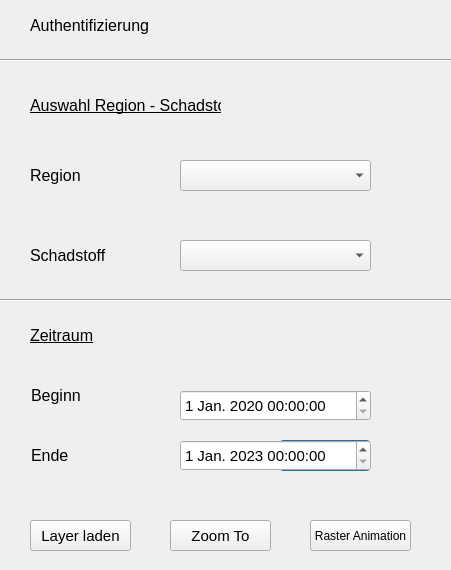
<?xml version="1.0" encoding="UTF-8"?>
<ui version="4.0">
 <class>SauberViewerDialogBase</class>
 <widget class="QDialog" name="SauberViewerDialogBase">
  <property name="geometry">
   <rect>
    <x>0</x>
    <y>0</y>
    <width>451</width>
    <height>570</height>
   </rect>
  </property>
  <property name="windowTitle">
   <string>SAUBER Raster Viewer</string>
  </property>
  <property name="locale">
   <locale language="German" country="Germany"/>
  </property>
  <widget class="QPushButton" name="get_data_btn">
   <property name="geometry">
    <rect>
     <x>280</x>
     <y>440</y>
     <width>90</width>
     <height>31</height>
    </rect>
   </property>
   <property name="sizePolicy">
    <sizepolicy hsizetype="Minimum" vsizetype="Minimum">
     <horstretch>0</horstretch>
     <verstretch>0</verstretch>
    </sizepolicy>
   </property>
   <property name="font">
    <font>
     <pointsize>10</pointsize>
    </font>
   </property>
   <property name="text">
    <string>Daten laden</string>
   </property>
  </widget>
  <widget class="QPushButton" name="show_tempctl_btn">
   <property name="geometry">
    <rect>
     <x>310</x>
     <y>520</y>
     <width>101</width>
     <height>31</height>
    </rect>
   </property>
   <property name="text">
    <string>Raster Animation</string>
   </property>
  </widget>
  <widget class="QgsAuthConfigSelect" name="mAuthConfigSelect">
   <property name="geometry">
    <rect>
     <x>170</x>
     <y>20</y>
     <width>201</width>
     <height>41</height>
    </rect>
   </property>
   <property name="minimumSize">
    <size>
     <width>0</width>
     <height>41</height>
    </size>
   </property>
   <property name="locale">
    <locale language="German" country="Germany"/>
   </property>
  </widget>
  <widget class="QLabel" name="label_9">
   <property name="geometry">
    <rect>
     <x>30</x>
     <y>90</y>
     <width>191</width>
     <height>31</height>
    </rect>
   </property>
   <property name="sizePolicy">
    <sizepolicy hsizetype="Minimum" vsizetype="Preferred">
     <horstretch>0</horstretch>
     <verstretch>0</verstretch>
    </sizepolicy>
   </property>
   <property name="font">
    <font>
     <pointsize>12</pointsize>
     <underline>true</underline>
    </font>
   </property>
   <property name="text">
    <string>Auswahl Region - Schadstoff</string>
   </property>
  </widget>
  <widget class="QComboBox" name="box_raster_pollutant">
   <property name="geometry">
    <rect>
     <x>180</x>
     <y>240</y>
     <width>191</width>
     <height>31</height>
    </rect>
   </property>
   <property name="sizePolicy">
    <sizepolicy hsizetype="Minimum" vsizetype="Minimum">
     <horstretch>0</horstretch>
     <verstretch>0</verstretch>
    </sizepolicy>
   </property>
   <property name="font">
    <font>
     <pointsize>11</pointsize>
    </font>
   </property>
   <property name="cursor">
    <cursorShape>PointingHandCursor</cursorShape>
   </property>
  </widget>
  <widget class="QLabel" name="label_3">
   <property name="geometry">
    <rect>
     <x>30</x>
     <y>160</y>
     <width>101</width>
     <height>31</height>
    </rect>
   </property>
   <property name="font">
    <font>
     <pointsize>12</pointsize>
    </font>
   </property>
   <property name="text">
    <string>Region</string>
   </property>
  </widget>
  <widget class="QLabel" name="label_4">
   <property name="geometry">
    <rect>
     <x>30</x>
     <y>240</y>
     <width>101</width>
     <height>31</height>
    </rect>
   </property>
   <property name="font">
    <font>
     <pointsize>12</pointsize>
    </font>
   </property>
   <property name="text">
    <string>Schadstoff</string>
   </property>
  </widget>
  <widget class="QComboBox" name="box_region">
   <property name="geometry">
    <rect>
     <x>180</x>
     <y>160</y>
     <width>191</width>
     <height>31</height>
    </rect>
   </property>
   <property name="sizePolicy">
    <sizepolicy hsizetype="Minimum" vsizetype="Minimum">
     <horstretch>0</horstretch>
     <verstretch>0</verstretch>
    </sizepolicy>
   </property>
   <property name="font">
    <font>
     <pointsize>11</pointsize>
    </font>
   </property>
   <property name="cursor">
    <cursorShape>PointingHandCursor</cursorShape>
   </property>
  </widget>
  <widget class="QPushButton" name="zoom_to_raster">
   <property name="geometry">
    <rect>
     <x>170</x>
     <y>520</y>
     <width>101</width>
     <height>31</height>
    </rect>
   </property>
   <property name="sizePolicy">
    <sizepolicy hsizetype="Minimum" vsizetype="Minimum">
     <horstretch>0</horstretch>
     <verstretch>0</verstretch>
    </sizepolicy>
   </property>
   <property name="font">
    <font>
     <pointsize>11</pointsize>
    </font>
   </property>
   <property name="cursor">
    <cursorShape>PointingHandCursor</cursorShape>
   </property>
   <property name="text">
    <string>Zoom To</string>
   </property>
  </widget>
  <widget class="QPushButton" name="load_raster_layer_btn">
   <property name="geometry">
    <rect>
     <x>30</x>
     <y>520</y>
     <width>101</width>
     <height>31</height>
    </rect>
   </property>
   <property name="sizePolicy">
    <sizepolicy hsizetype="Minimum" vsizetype="Minimum">
     <horstretch>0</horstretch>
     <verstretch>0</verstretch>
    </sizepolicy>
   </property>
   <property name="font">
    <font>
     <pointsize>11</pointsize>
    </font>
   </property>
   <property name="cursor">
    <cursorShape>PointingHandCursor</cursorShape>
   </property>
   <property name="text">
    <string>Layer laden</string>
   </property>
  </widget>
  <widget class="QDateTimeEdit" name="start_date_btn">
   <property name="geometry">
    <rect>
     <x>180</x>
     <y>390</y>
     <width>191</width>
     <height>31</height>
    </rect>
   </property>
   <property name="sizePolicy">
    <sizepolicy hsizetype="Minimum" vsizetype="Minimum">
     <horstretch>0</horstretch>
     <verstretch>0</verstretch>
    </sizepolicy>
   </property>
   <property name="font">
    <font>
     <pointsize>11</pointsize>
    </font>
   </property>
   <property name="cursor">
    <cursorShape>PointingHandCursor</cursorShape>
   </property>
   <property name="dateTime">
    <datetime>
     <hour>0</hour>
     <minute>0</minute>
     <second>0</second>
     <year>2020</year>
     <month>1</month>
     <day>1</day>
    </datetime>
   </property>
   <property name="minimumDate">
    <date>
     <year>2020</year>
     <month>1</month>
     <day>1</day>
    </date>
   </property>
   <property name="calendarPopup">
    <bool>false</bool>
   </property>
  </widget>
  <widget class="QDateTimeEdit" name="end_date_btn">
   <property name="geometry">
    <rect>
     <x>180</x>
     <y>440</y>
     <width>191</width>
     <height>31</height>
    </rect>
   </property>
   <property name="sizePolicy">
    <sizepolicy hsizetype="Minimum" vsizetype="Minimum">
     <horstretch>0</horstretch>
     <verstretch>0</verstretch>
    </sizepolicy>
   </property>
   <property name="font">
    <font>
     <pointsize>11</pointsize>
    </font>
   </property>
   <property name="cursor">
    <cursorShape>PointingHandCursor</cursorShape>
   </property>
   <property name="dateTime">
    <datetime>
     <hour>0</hour>
     <minute>0</minute>
     <second>0</second>
     <year>2023</year>
     <month>1</month>
     <day>1</day>
    </datetime>
   </property>
   <property name="minimumDateTime">
    <datetime>
     <hour>0</hour>
     <minute>0</minute>
     <second>0</second>
     <year>2020</year>
     <month>1</month>
     <day>1</day>
    </datetime>
   </property>
  </widget>
  <widget class="QLabel" name="label_6">
   <property name="geometry">
    <rect>
     <x>31</x>
     <y>440</y>
     <width>111</width>
     <height>31</height>
    </rect>
   </property>
   <property name="font">
    <font>
     <pointsize>12</pointsize>
    </font>
   </property>
   <property name="text">
    <string>Ende</string>
   </property>
  </widget>
  <widget class="QLabel" name="label_5">
   <property name="geometry">
    <rect>
     <x>31</x>
     <y>380</y>
     <width>111</width>
     <height>31</height>
    </rect>
   </property>
   <property name="font">
    <font>
     <pointsize>12</pointsize>
    </font>
   </property>
   <property name="text">
    <string>Beginn</string>
   </property>
  </widget>
  <widget class="Line" name="line_3">
   <property name="geometry">
    <rect>
     <x>0</x>
     <y>50</y>
     <width>980</width>
     <height>20</height>
    </rect>
   </property>
   <property name="orientation">
    <enum>Qt::Horizontal</enum>
   </property>
  </widget>
  <widget class="QLabel" name="label_10">
   <property name="geometry">
    <rect>
     <x>30</x>
     <y>10</y>
     <width>191</width>
     <height>31</height>
    </rect>
   </property>
   <property name="sizePolicy">
    <sizepolicy hsizetype="Minimum" vsizetype="Preferred">
     <horstretch>0</horstretch>
     <verstretch>0</verstretch>
    </sizepolicy>
   </property>
   <property name="font">
    <font>
     <pointsize>12</pointsize>
    </font>
   </property>
   <property name="text">
    <string>Authentifizierung</string>
   </property>
  </widget>
  <widget class="Line" name="line_4">
   <property name="geometry">
    <rect>
     <x>0</x>
     <y>290</y>
     <width>980</width>
     <height>20</height>
    </rect>
   </property>
   <property name="orientation">
    <enum>Qt::Horizontal</enum>
   </property>
  </widget>
  <widget class="QLabel" name="label_11">
   <property name="geometry">
    <rect>
     <x>30</x>
     <y>320</y>
     <width>191</width>
     <height>31</height>
    </rect>
   </property>
   <property name="sizePolicy">
    <sizepolicy hsizetype="Minimum" vsizetype="Preferred">
     <horstretch>0</horstretch>
     <verstretch>0</verstretch>
    </sizepolicy>
   </property>
   <property name="font">
    <font>
     <pointsize>12</pointsize>
     <underline>true</underline>
    </font>
   </property>
   <property name="text">
    <string>Zeitraum</string>
   </property>
  </widget>
 </widget>
 <customwidgets>
  <customwidget>
   <class>QgsAuthConfigSelect</class>
   <extends>QWidget</extends>
   <header>qgsauthconfigselect.h</header>
  </customwidget>
 </customwidgets>
 <resources/>
 <connections/>
</ui>
